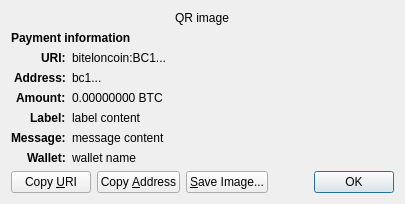
<?xml version="1.0" encoding="UTF-8"?>
<ui version="4.0">
 <class>ReceiveRequestDialog</class>
 <widget class="QDialog" name="ReceiveRequestDialog">
  <property name="geometry">
   <rect>
    <x>0</x>
    <y>0</y>
    <width>413</width>
    <height>229</height>
   </rect>
  </property>
  <property name="windowTitle">
   <string>Request payment to ...</string>
  </property>
  <layout class="QGridLayout" name="gridLayout" columnstretch="0,1">
   <property name="sizeConstraint">
    <enum>QLayout::SetFixedSize</enum>
   </property>
   <item row="0" column="0" colspan="2" alignment="Qt::AlignHCenter">
    <widget class="QRImageWidget" name="qr_code">
     <property name="text">
      <string notr="true">QR image</string>
     </property>
     <property name="textInteractionFlags">
      <set>Qt::NoTextInteraction</set>
     </property>
    </widget>
   </item>
   <item row="1" column="0" colspan="2">
    <widget class="QLabel" name="payment_header">
     <property name="font">
      <font>
       <weight>75</weight>
       <bold>true</bold>
      </font>
     </property>
     <property name="text">
      <string>Payment information</string>
     </property>
     <property name="textInteractionFlags">
      <set>Qt::NoTextInteraction</set>
     </property>
    </widget>
   </item>
   <item row="2" column="0" alignment="Qt::AlignRight|Qt::AlignTop">
    <widget class="QLabel" name="uri_tag">
     <property name="font">
      <font>
       <weight>75</weight>
       <bold>true</bold>
      </font>
     </property>
     <property name="text">
      <string notr="true">URI:</string>
     </property>
     <property name="textFormat">
      <enum>Qt::PlainText</enum>
     </property>
     <property name="textInteractionFlags">
      <set>Qt::NoTextInteraction</set>
     </property>
    </widget>
   </item>
   <item row="2" column="1" alignment="Qt::AlignTop">
    <widget class="QLabel" name="uri_content">
     <property name="text">
      <string notr="true">biteloncoin:BC1...</string>
     </property>
     <property name="textFormat">
      <enum>Qt::RichText</enum>
     </property>
     <property name="wordWrap">
      <bool>true</bool>
     </property>
     <property name="textInteractionFlags">
      <set>Qt::TextSelectableByMouse</set>
     </property>
    </widget>
   </item>
   <item row="3" column="0" alignment="Qt::AlignRight|Qt::AlignTop">
    <widget class="QLabel" name="address_tag">
     <property name="font">
      <font>
       <weight>75</weight>
       <bold>true</bold>
      </font>
     </property>
     <property name="text">
      <string>Address:</string>
     </property>
     <property name="textInteractionFlags">
      <set>Qt::NoTextInteraction</set>
     </property>
    </widget>
   </item>
   <item row="3" column="1" alignment="Qt::AlignTop">
    <widget class="QLabel" name="address_content">
     <property name="text">
      <string notr="true">bc1...</string>
     </property>
     <property name="textFormat">
      <enum>Qt::PlainText</enum>
     </property>
     <property name="textInteractionFlags">
      <set>Qt::TextSelectableByMouse</set>
     </property>
    </widget>
   </item>
   <item row="4" column="0" alignment="Qt::AlignRight|Qt::AlignTop">
    <widget class="QLabel" name="amount_tag">
     <property name="font">
      <font>
       <weight>75</weight>
       <bold>true</bold>
      </font>
     </property>
     <property name="text">
      <string>Amount:</string>
     </property>
     <property name="textInteractionFlags">
      <set>Qt::NoTextInteraction</set>
     </property>
    </widget>
   </item>
   <item row="4" column="1" alignment="Qt::AlignTop">
    <widget class="QLabel" name="amount_content">
     <property name="text">
      <string notr="true">0.00000000 BTC</string>
     </property>
     <property name="textFormat">
      <enum>Qt::PlainText</enum>
     </property>
     <property name="textInteractionFlags">
      <set>Qt::TextSelectableByMouse</set>
     </property>
    </widget>
   </item>
   <item row="5" column="0" alignment="Qt::AlignRight|Qt::AlignTop">
    <widget class="QLabel" name="label_tag">
     <property name="font">
      <font>
       <weight>75</weight>
       <bold>true</bold>
      </font>
     </property>
     <property name="text">
      <string>Label:</string>
     </property>
     <property name="textInteractionFlags">
      <set>Qt::NoTextInteraction</set>
     </property>
    </widget>
   </item>
   <item row="5" column="1" alignment="Qt::AlignTop">
    <widget class="QLabel" name="label_content">
     <property name="text">
      <string notr="true">label content</string>
     </property>
     <property name="textFormat">
      <enum>Qt::PlainText</enum>
     </property>
     <property name="wordWrap">
      <bool>true</bool>
     </property>
     <property name="textInteractionFlags">
      <set>Qt::TextSelectableByMouse</set>
     </property>
    </widget>
   </item>
   <item row="6" column="0" alignment="Qt::AlignRight|Qt::AlignTop">
    <widget class="QLabel" name="message_tag">
     <property name="font">
      <font>
       <weight>75</weight>
       <bold>true</bold>
      </font>
     </property>
     <property name="text">
      <string>Message:</string>
     </property>
     <property name="textInteractionFlags">
      <set>Qt::NoTextInteraction</set>
     </property>
    </widget>
   </item>
   <item row="6" column="1" alignment="Qt::AlignTop">
    <widget class="QLabel" name="message_content">
     <property name="text">
      <string notr="true">message content</string>
     </property>
     <property name="textFormat">
      <enum>Qt::PlainText</enum>
     </property>
     <property name="wordWrap">
      <bool>true</bool>
     </property>
     <property name="textInteractionFlags">
      <set>Qt::TextSelectableByMouse</set>
     </property>
    </widget>
   </item>
   <item row="7" column="0" alignment="Qt::AlignRight|Qt::AlignTop">
    <widget class="QLabel" name="wallet_tag">
     <property name="font">
      <font>
       <weight>75</weight>
       <bold>true</bold>
      </font>
     </property>
     <property name="text">
      <string>Wallet:</string>
     </property>
     <property name="textInteractionFlags">
      <set>Qt::NoTextInteraction</set>
     </property>
    </widget>
   </item>
   <item row="7" column="1" alignment="Qt::AlignTop">
    <widget class="QLabel" name="wallet_content">
     <property name="text">
      <string notr="true">wallet name</string>
     </property>
     <property name="textFormat">
      <enum>Qt::PlainText</enum>
     </property>
     <property name="wordWrap">
      <bool>true</bool>
     </property>
     <property name="textInteractionFlags">
      <set>Qt::TextSelectableByMouse</set>
     </property>
    </widget>
   </item>
   <item row="8" column="0" colspan="2">
    <layout class="QHBoxLayout" name="horizontalLayout">
     <item>
      <widget class="QPushButton" name="btnCopyURI">
       <property name="text">
        <string>Copy &amp;URI</string>
       </property>
       <property name="autoDefault">
        <bool>false</bool>
       </property>
      </widget>
     </item>
     <item>
      <widget class="QPushButton" name="btnCopyAddress">
       <property name="text">
        <string>Copy &amp;Address</string>
       </property>
       <property name="autoDefault">
        <bool>false</bool>
       </property>
      </widget>
     </item>
     <item>
      <widget class="QPushButton" name="btnSaveAs">
       <property name="text">
        <string>&amp;Save Image...</string>
       </property>
       <property name="autoDefault">
        <bool>false</bool>
       </property>
      </widget>
     </item>
     <item>
      <spacer name="horizontalSpacer_2">
       <property name="orientation">
        <enum>Qt::Horizontal</enum>
       </property>
       <property name="sizeHint" stdset="0">
        <size>
         <width>40</width>
         <height>20</height>
        </size>
       </property>
      </spacer>
     </item>
     <item>
      <widget class="QDialogButtonBox" name="buttonBox">
       <property name="focusPolicy">
        <enum>Qt::StrongFocus</enum>
       </property>
       <property name="standardButtons">
        <set>QDialogButtonBox::Ok</set>
       </property>
      </widget>
     </item>
    </layout>
   </item>
  </layout>
 </widget>
 <customwidgets>
  <customwidget>
   <class>QRImageWidget</class>
   <extends>QLabel</extends>
   <header>qt/qrimagewidget.h</header>
  </customwidget>
 </customwidgets>
 <tabstops>
  <tabstop>buttonBox</tabstop>
  <tabstop>btnCopyURI</tabstop>
  <tabstop>btnCopyAddress</tabstop>
  <tabstop>btnSaveAs</tabstop>
 </tabstops>
 <resources/>
 <connections>
  <connection>
   <sender>buttonBox</sender>
   <signal>accepted()</signal>
   <receiver>ReceiveRequestDialog</receiver>
   <slot>accept()</slot>
   <hints>
    <hint type="sourcelabel">
     <x>135</x>
     <y>230</y>
    </hint>
    <hint type="destinationlabel">
     <x>135</x>
     <y>126</y>
    </hint>
   </hints>
  </connection>
 </connections>
</ui>
